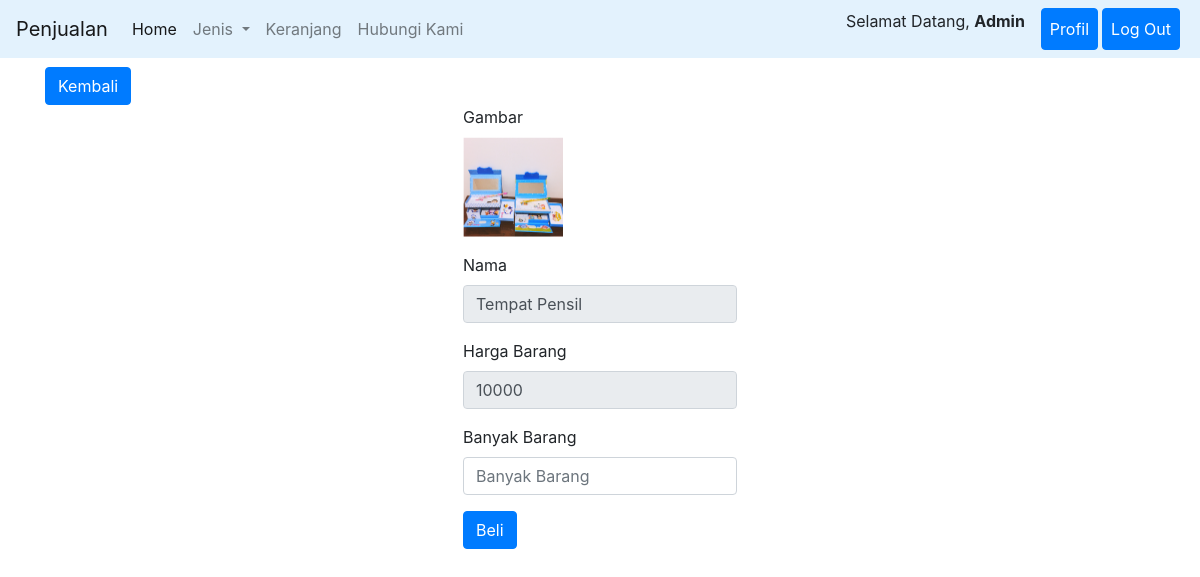
The page /beli.php?id=18 (signed in) on the database its author committed.
### tables this page shows
CREATE TABLE `formulir` (
  `id` int(11) NOT NULL,
  `gambar` varchar(255) NOT NULL,
  `nama` varchar(30) NOT NULL,
  `noidentitas` varchar(30) NOT NULL,
  `email` varchar(30) NOT NULL,
  `nohp` varchar(30) NOT NULL,
  `jk` enum('Laki-Laki','Perempuan') NOT NULL
);

CREATE TABLE `barang` (
  `id` int(11) NOT NULL,
  `gambar` varchar(64) NOT NULL,
  `nama` varchar(250) NOT NULL,
  `harga` int(11) NOT NULL,
  `stok` int(11) NOT NULL,
  `jenis` varchar(20) NOT NULL
);

### beli.php (the view, shortened to what this page needs)
<?php
	require 'functions.php';
	$id = $_COOKIE['id'];
	$login = mysqli_query($conn, "SELECT * FROM formulir WHERE id = '$id'");
	$query = mysqli_fetch_assoc($login);
	$id1 = $_GET["id"];
	$barang = query("SELECT * FROM barang WHERE id = $id1")[0];
?>
<!DOCTYPE html>
<html lang="en">
<head>
    <link rel="stylesheet" href="bootstrap-4.3.1/dist/css/bootstrap.min.css">
    <link rel="stylesheet" href="css.css">
</head>
<body>
	<nav class="navbar navbar-expand-lg  navbar-light" style="background-color: #e3f2fd;">
  <a class="navbar-brand" href="user.php">Penjualan</a>
  <div class="collapse navbar-collapse" id="navbarSupportedContent">
    <ul class="navbar-nav mr-auto">
      <li class="nav-item active">
        <a class="nav-link" href="user.php">Home <span class="sr-only">(current)</span></a>
      </li>
      <li class="nav-item dropdown">
        <a class="nav-link dropdown-toggle" href="#" id="navbarDropdown" role="button" data-toggle="dropdown" aria-haspopup="true" name="barang" aria-expanded="false">
          Jenis
        </a>
      </li>
      <li class="nav-item">
        <a class="nav-link" href="keranjang.php">Keranjang</a>
      </li>
      <li class="nav-item">
        <a class="nav-link" href="#">Hubungi Kami</a>
      </li>
    </ul>
    <ul class="navbar-nav mr-3">
    	<li class="nav-item">
        <p class="">Selamat Datang, <b><?= $query['nama'];?></b></p>
      </li>
    </ul>
		<div class="navbar-nav mr-1">
    	<a class=" btn btn-primary nav-link" href="profil.php" role="button" aria-haspopup="true" aria-expanded="false" style="color:white; ">
          Profil
        </a>
    	</div>
    	<div class="navbar-nav mr-1">
    	<a class=" btn btn-primary nav-link" href="logout.php" role="button" aria-haspopup="true" aria-expanded="false" style="color:white; ">
          Log Out
        </a>
        </div>
  </div>
</nav>
	<div style="margin-top: 0.75%">
	<div class="container">
		<a class="btn btn-primary" href="user.php" role="button">Kembali</a>
	<div class="row justify-content-md-center">
		<div class="col-md-auto">
	<form action="" method="post" enctype="multipart/form-data">
	  <div class="form-group">
	    <label for="gambar">Gambar</label><br>
	    <img src="img/<?= $barang['gambar']; ?>" alt="" width="100" height="100">
	  </div>
	  <div class="form-group">
	    <label for="nama">Nama</label>
	    <input type="text" name="nama" class="form-control" id="nama" required="" value="<?= $barang["nama"] ?>" disabled>
	  </div>
	  <div class="form-group">
	  	<label for="harga">Harga Barang</label>
	    <input type="text" name="harga" class="form-control" id="harga" placeholder="KTP/KK/NISN" required="" onkeypress="return Angkasaja(event)" value="<?= $barang["harga"] ?> "disabled>
	  </div>
	  <div class="form-group">
	  	<label for="banyak">Banyak Barang</label>
	    <input type="number" name="banyak" class="form-control" id="banyak" placeholder="Banyak Barang" required="" min="1" autofocus="">
	  </div>
	  <button type="submit" class="btn btn-primary" name="submit">Beli</button>
	</form>
	</div>
	</div>
	</div>
	</div>
</body>
</html>

### rows shown on the page
formulir: nama "Admin"
barang: gambar (picture), nama "Tempat Pensil", harga "10000"
